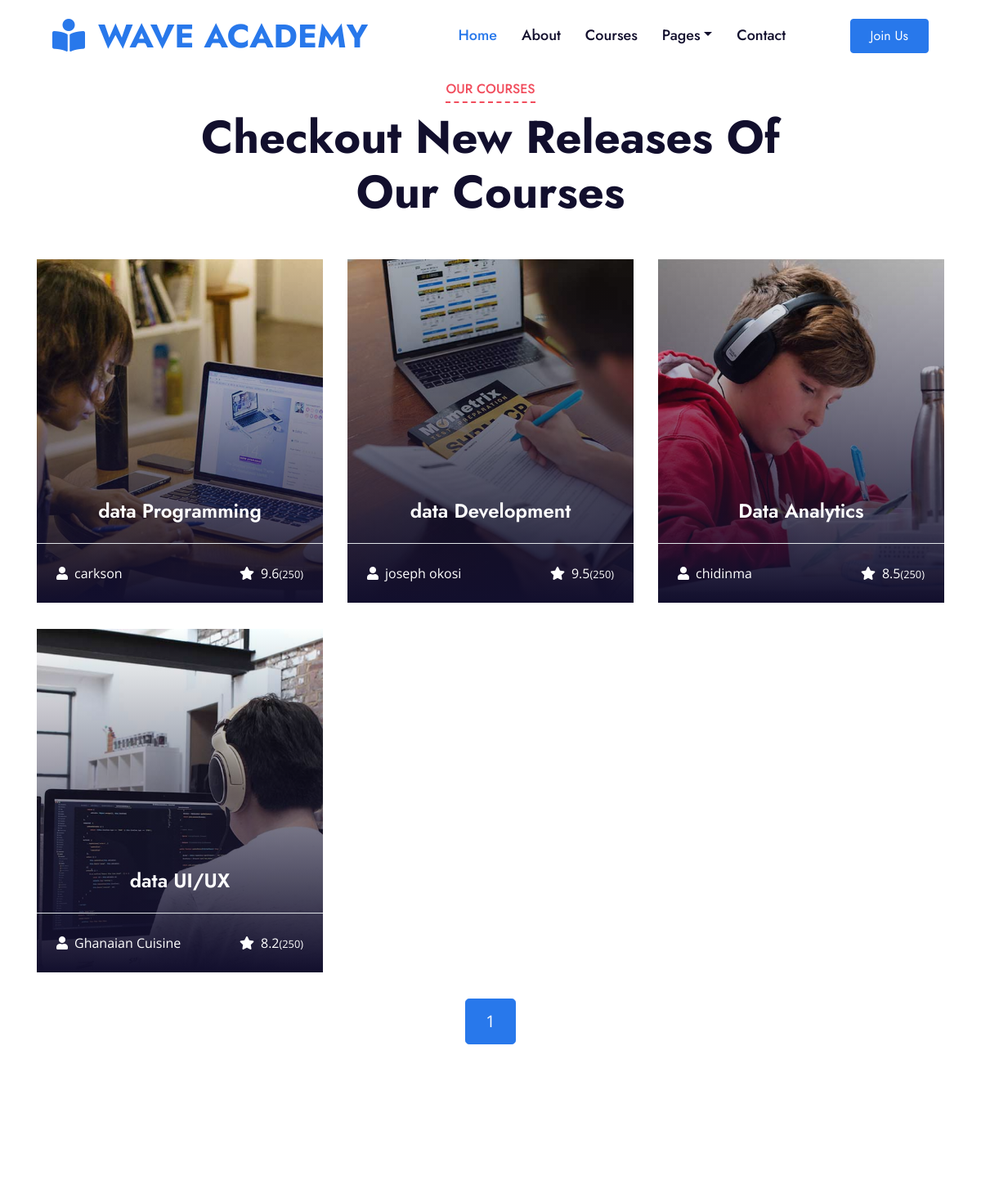
The app's page /courses (upper part), older data.
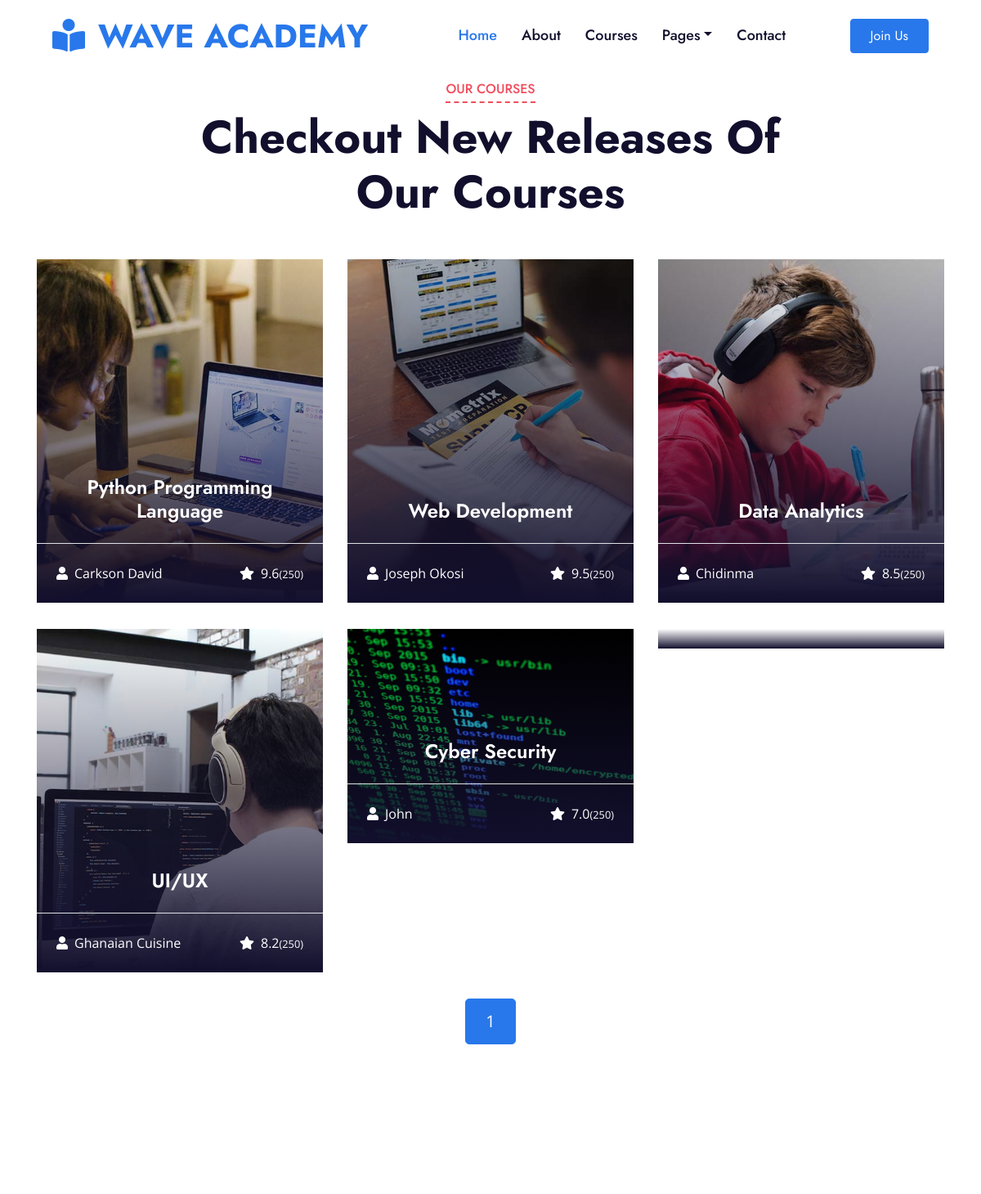
The same page, newer data.
### core/models.py (models this page shows, shortened)
class ReleaseCoure(models.Model):
    image = models.ImageField(upload_to='course/')
    name = models.CharField(max_length=500)
    instructor = models.ForeignKey('Instructors', on_delete=models.CASCADE)
    description = models.TextField()
    description2 = models.TextField()
    rating = models.FloatField()
    lectures = models.CharField(max_length=100)
    duration = models.CharField(max_length=100)
    skill_level = models.CharField(max_length=200)
    language = models.CharField(max_length=250)
    course_price = models.CharField(max_length=100)

class Instructors(models.Model):
    image = models.ImageField(upload_to='instructors')
    name = models.CharField(max_length=300)
    course = models.CharField(max_length=700)
    x = models.CharField(max_length=500)
    facebook = models.CharField(max_length=500)
    linkedin = models.CharField(max_length=500)
    instagram = models.CharField(max_length=500)
    youtube = models.CharField(max_length=500)
    def __str__(self):
        return self.name

### core/views.py (the view)
# urls.py: path('courses', views.courses, name='courses'),
def courses(request):
    course_list = ReleaseCoure.objects.all()
    paginator = Paginator(course_list, 6)
    course = ReleaseCoure.objects.all()
    page = request.GET.get('page')
    try:
        courses = paginator.page(page)
    except PageNotAnInteger:
        courses = paginator.page(1)
    except EmptyPage:
        courses = paginator.page(paginator.num_pages)
    context = {
        'course':course,
        'courses':courses,
    }
    return render(request, 'courses.html', context )

### core/templates/courses.html (shortened to what this page needs)
{% extends 'base.html' %}
{% load static %}
{% block content %}
    <div class="container-fluid py-5">
        <div class="container py-5">
            <div class="row mx-0 justify-content-center">
                <div class="col-lg-8">
                    <div class="section-title text-center position-relative mb-5">
                        <h6 class="d-inline-block position-relative text-secondary text-uppercase pb-2">Our Courses</h6>
                        <h1 class="display-4">Checkout New Releases Of Our Courses</h1>
                    </div>
                </div>
            </div>
            <div class="row">
                {% for i in courses %}
                <div class="col-lg-4 col-md-6 pb-4">
                    <a class="courses-list-item position-relative d-block overflow-hidden mb-2" href="{% url 'detail' course_id=i.id %}">
                        <img class="img-fluid" src="{{ i.image.url }}" alt="">
                        <div class="courses-text">
                            <h4 class="text-center text-white px-3">{{ i.name }}</h4>
                            <div class="border-top w-100 mt-3">
                                <div class="d-flex justify-content-between p-4">
                                    <span class="text-white"><i class="fa fa-user mr-2"></i>{{ i.instructor }}</span>
                                    <span class="text-white"><i class="fa fa-star mr-2"></i>{{ i.rating }}<small>(250)</small></span>
                                </div>
                            </div>
                        </div>
                    </a>
                </div>
                {% endfor %}
            </div>
            <div class="col-12">
                <nav aria-label="Page navigation">
                    <ul class="pagination pagination-lg justify-content-center mb-0">
                        {% for num in courses.paginator.page_range %}
                        <li class="page-item {% if courses.number == num %}active{% endif %}">
                            <a class="page-link" href="?page={{ num }}">{{ num }}</a>
                        </li>
                        {% endfor %}
                    </ul>
                </nav>
            </div>
        </div>
    </div>
{% endblock %}

Row changes from the older to the newer data that the page shows:
changed ReleaseCoure: name "data Programming" → "Python Programming Language"; instructor "carkson" → "Carkson David"
changed ReleaseCoure: name "data Development" → "Web Development"; instructor "joseph okosi" → "Joseph Okosi"
changed ReleaseCoure "Data Analytics": instructor "chidinma" → "Chidinma"
changed ReleaseCoure "Ghanaian Cuisine": name "data UI/UX" → "UI/UX"
added ReleaseCoure: image (picture), name "Cyber Security", instructor "John", rating "7.0"
